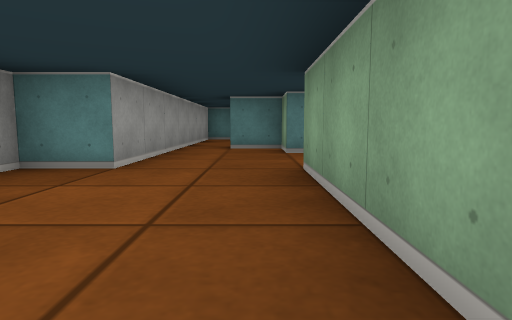
view 1 (above)

17 first-person views from a walk through a cub3D ray-caster map. The camera is about half as high as the walls, tilts 6° down and sees 75° across. The floor is counted in squares. Each view is taken from the middle of a square. On the plan, view 1 faces up. The plan holds only what a view shows up to about 9 squares ahead; the rest is blank.

view 2
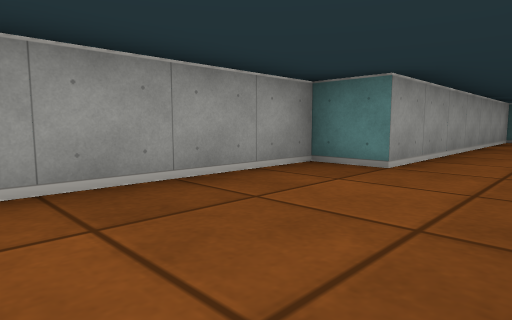

view 3
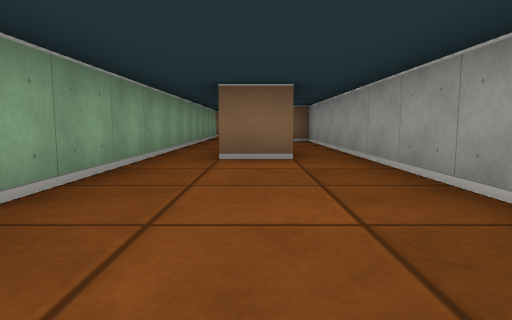

view 4
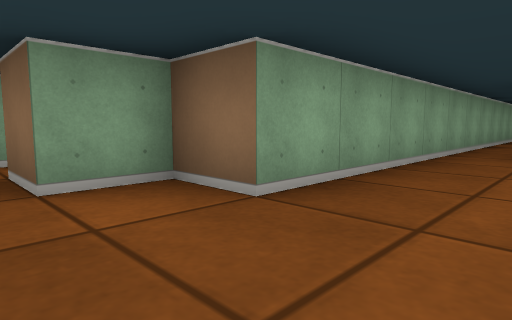

view 5
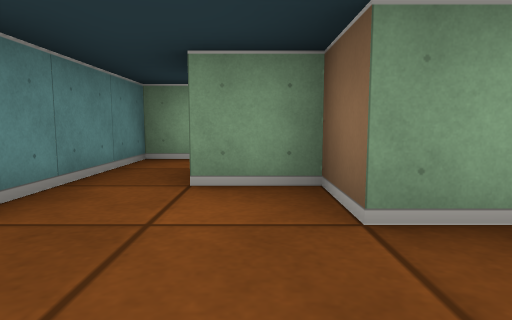

view 6
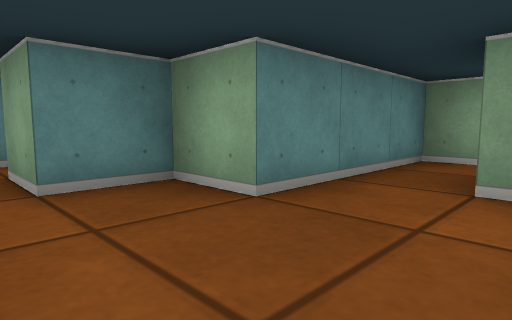

view 7
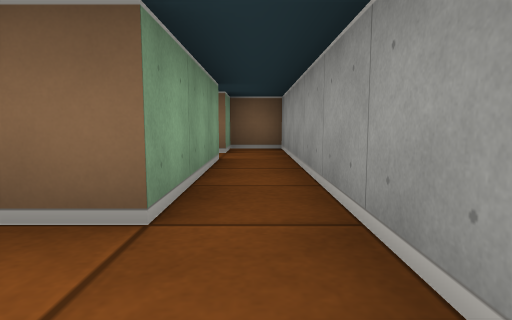

view 8
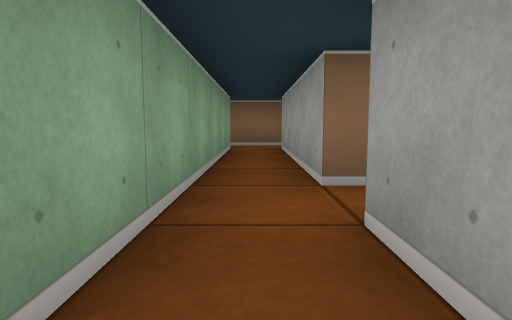

view 9
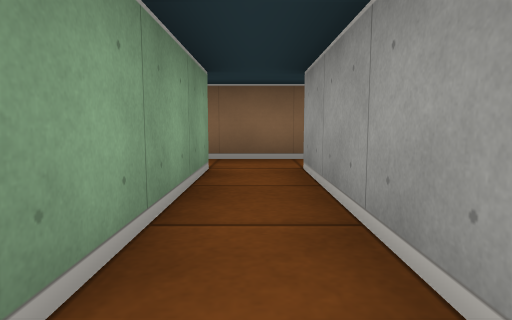

view 10
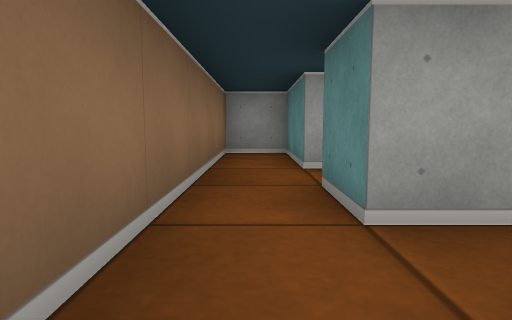

view 11
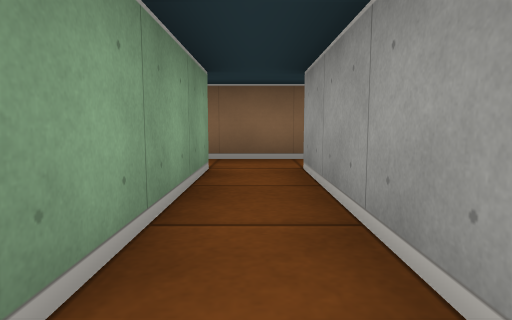

view 12
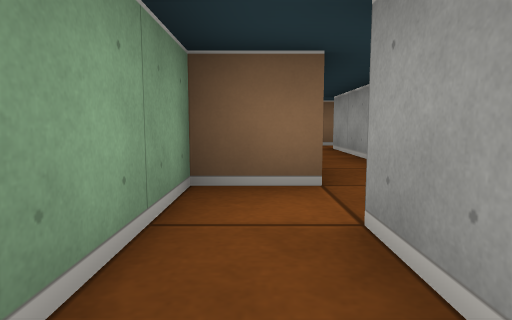

view 13
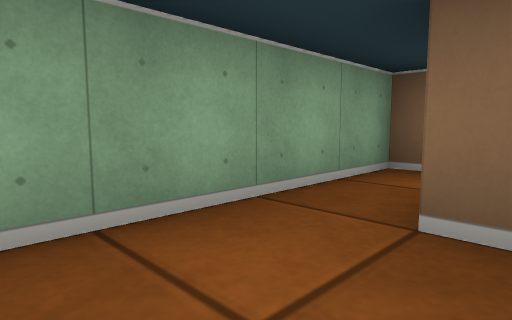

view 14
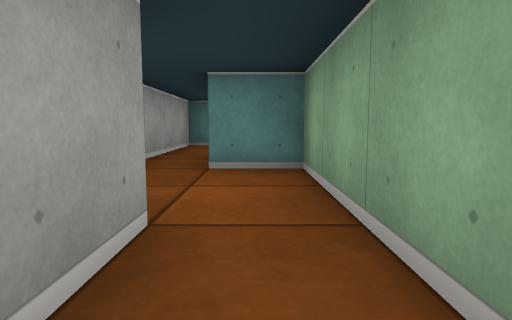

view 15
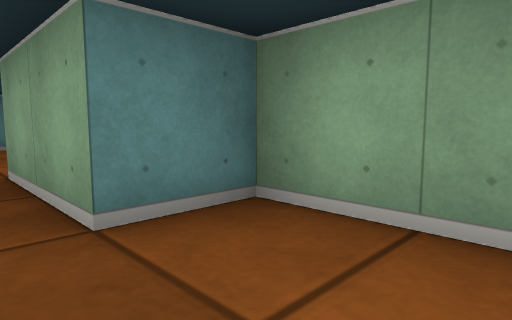

view 16
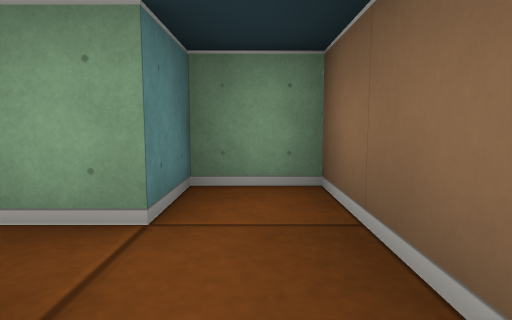

view 17
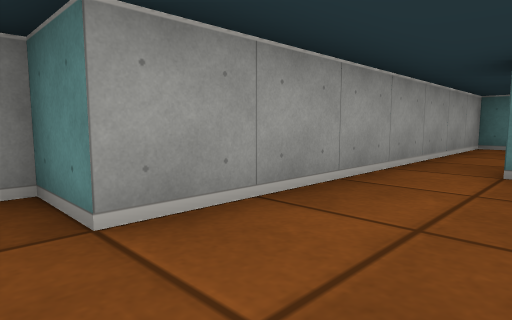

### Floor plan
Ten units are one square. View 1 is at (0, 0); x grows to the right and y downward. Boxes are objects, and circles mark ways between rooms. Rooms are numbered by the first view taken in them; rooms with no view inside come last. Other rooms are left out.
<svg viewBox="-30 -80 70 180">
<path fill="none" stroke="#000" d="M5 5 5 -35 15 -35 15 -45 25 -45M35 -42 35 -55 5 -55 5 -65 -5 -65 -5 -75M-15 35 -15 5 -5 5M-15 -75 -15 -35 -25 -35 -25 55 -15 55 -15 45 -5 45M-5 45 -5 85 -25 85 -25 95 15 95M15 85 5 85 5 5M-5 25 -5 35M15 55 15 85M15 95 35 95 35 85 25 85 25 55M25 25 25 35M24 45 35 45 35 5 25 5 25 -15M15 -15 15 -5"/>
<circle cx="-10" cy="40" r="3" fill="#2a7"/>
<circle cx="0" cy="0" r="3" fill="#2a7"/>
<circle cx="10" cy="90" r="3" fill="#2a7"/>
<circle cx="20" cy="50" r="3" fill="#2a7"/>
<text x="-10" y="-20">1</text>
<text x="0" y="60">2</text>
<text x="20" y="70">3</text>
<text x="20" y="20">4</text>
</svg>
Room 1 opens to room 2. Room 2 opens to room 3. Room 3 opens to room 4.

Where each view was taken, in squares from view 1:
view 1: 0 up, 0 right, facing up
view 2: 0 up, 0 right, facing up-left
view 3: 4 up, 1 left, facing down
view 4: 5 up, 1 left, facing down-right
view 5: 4 up, 1 left, facing right
view 6: 4 up, 1 left, facing up-right
view 7: 1 up, 2 left, facing down
view 8: 2 down, 0 right, facing down
view 9: 5 down, 0 right, facing down
view 10: 9 down, 3 right, facing left
view 11: 5 down, 2 right, facing down
view 12: 2 down, 3 right, facing down
view 13: 1 down, 2 right, facing down-right
view 14: 4 down, 3 right, facing up
view 15: 2 down, 2 right, facing up-right
view 16: 9 down, 1 right, facing right
view 17: 3 up, 0 right, facing up-left
